Frame 1 (no input): blank canvas, image omitted
Frame 60 (no input): blank canvas, image omitted
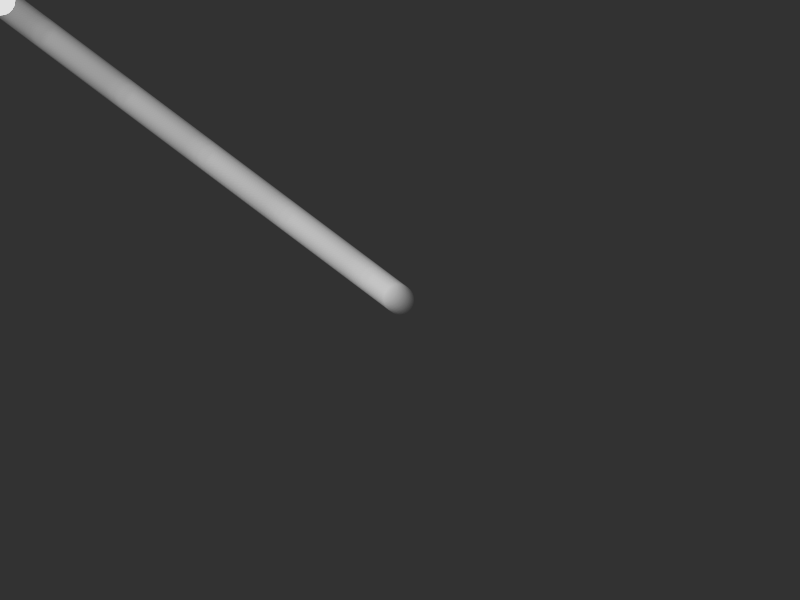
Frame 120 (the mouse pressed at the canvas centre since frame 60)

The p5.js sketch whose frames 1 and 60 were blank and that drew this single picture after the mouse press (run headless with seeded random() and noise() and a simulated clock; from frame 60 on, the mouse is pressed at the canvas centre):

// p5.js sketch
// ── sketch.js
var seg, pos, vel, totalP = 1000;
function setup() {
    createCanvas(screen.width,screen.height);
    pos = createVector(1,1);
    vel = createVector();
    seg = new Segment(0,0,1, totalP);
    var o = seg;
    for(i=0;i<totalP;i++){
        var n = new Segment(0,0,seg.len, i, totalP);
        seg.parent = n;
        seg.parent.ch = seg;
        seg = n;
    }
    seg = o;
}
function draw() {
    background(50);
    seg.follow(pos.x, pos.y);
    seg.update();
    seg.draw();
    var cur = seg.parent;
    for(i=0;i<totalP;i++){
        cur.follow(cur.ch.a.x, cur.ch.a.y);
        cur.update();
        cur.draw();
        cur = cur.parent;
    }
    move();
}
var followMouse = true;
function mousePressed(){
    followMouse = !followMouse;
}
function move(){
    if(followMouse){
        var p = createVector(mouseX, mouseY);
        vel = p5.Vector.fromAngle(atan2(p.y-pos.y, p.x-pos.x ));
        vel.normalize();
        vel.mult(10);
        pos.add(vel);
    }
    else pos.x = mouseX, pos.y = mouseY;
    if(dist(pos.x,pos.y,mouseX,mouseY) < 5) followMouse = false;
}


function Segment(x, y, len, w=0, total=1){
    this.a = createVector(x, y);
    this.b = createVector(x+len, y);
    this.w = w;
    this.ang = 0;
    this.len = len;
    this.parent = null;
    this.update = function(){
        this.a.x = len*cos(this.ang)+this.b.x;
        this.a.y = len*sin(this.ang)+this.b.y;
    }

    this.follow = function(x, y){
        this.b.x = x;
        this.b.y = y;
        this.ang = atan2((this.a.y-this.b.y), (this.a.x-this.b.x));
    }

    this.draw = function(){
        stroke(255,map(this.w, 0, total, 10,0));
        strokeWeight(30);
        if(this.w>total*2/3)
            strokeWeight(map(this.w, total*2/3, total, 30,0));
        line(this.a.x, this.a.y, this.b.x, this.b.y);
    }
}
